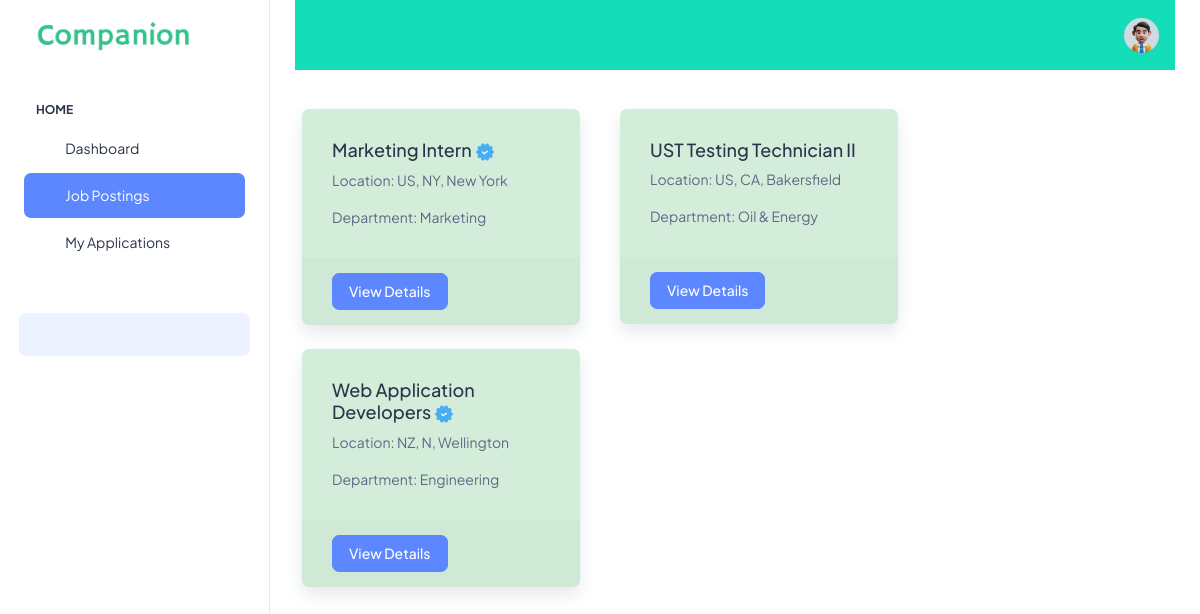
The app's page /view_jobposting with its own data.
### companionapp/models.py (models this page shows, shortened)
class Job_posting(models.Model):
    companyid = models.IntegerField(blank=True, null=True)
    job_title = models.CharField(max_length=255, default='Nil', blank=True, null=True)
    location_job = models.CharField(max_length=300, default='Nil', blank=True, null=True)
    department = models.CharField(max_length=255, default='Nil', blank=True, null=True)
    company_profile = models.TextField(max_length=1000, default='Nil', blank=True, null=True)
    job_description = models.TextField(max_length=1000, default='Nil', blank=True, null=True)
    job_requirements = models.TextField(max_length=1000, default='Nil', blank=True, null=True)
    job_benefits = models.TextField(max_length=1000, default='Nil', blank=True, null=True)
    employment_type = models.CharField(max_length=255, default='Nil', blank=True, null=True)
    required_experience = models.CharField(max_length=255, default='Nil', blank=True, null=True)
    required_education = models.CharField(max_length=255, default='Nil', blank=True, null=True)
    industry = models.CharField(max_length=255, default='Nil', blank=True, null=True)
    job_function = models.CharField(max_length=255, default='Nil', blank=True, null=True)
    verified = models.BooleanField(default=False, verbose_name='Is Verified')

### companionapp/views.py (the view)
# urls.py: path('view_jobposting', views.view_jobposting, name='view_jobposting'),
def view_jobposting(request):
    jobpostings = Job_posting.objects.all()
    context = {'jobpostings':jobpostings}
    return render(request, 'user/view_jobposting.html', context)

### companionapp/templates/user/view_jobposting.html (shortened to what this page needs)
{% extends 'user/base.html' %}
{% load static %}
{% block content %}
<div class="container-fluid">
    <div class="row mt-4">
        {% for job in jobpostings %}
            <div class="col-md-4 mx-2">
                <div class="card mb-4 shadow custom-card">
                    <div class="card-body">
                        <h5 class="card-title">{{ job.job_title }}
                            {% if job.verified %}
                                <img src="{% static 'img/verified.png' %}" alt="Verified" width="20">
                            {% endif %}
                        </h5>
                        <p class="card-text">Location: {{ job.location_job }}</p>
                        <p class="card-text">Department: {{ job.department }}</p>
                    </div>
                    <div class="card-footer">
                        <a href="{% url 'view_posting_single' job.pk %}" class="btn btn-primary">View Details</a>
                    </div>
                </div>
            </div>
        {% endfor %}
    </div>
</div>
{% endblock %}

### companionapp/templates/user/view_jobposting.html (style rules this page uses)
.custom-card { background-color: #d4edda; }

### records on screen
Job_posting: job_title "Marketing Intern", verified True (drawn), location_job "US, NY, New York", department "Marketing"
Job_posting: job_title "UST Testing Technician II", location_job "US, CA, Bakersfield", department "Oil & Energy"
Job_posting: job_title "Web Application Developers", verified True (drawn), location_job "NZ, N, Wellington", department "Engineering"
